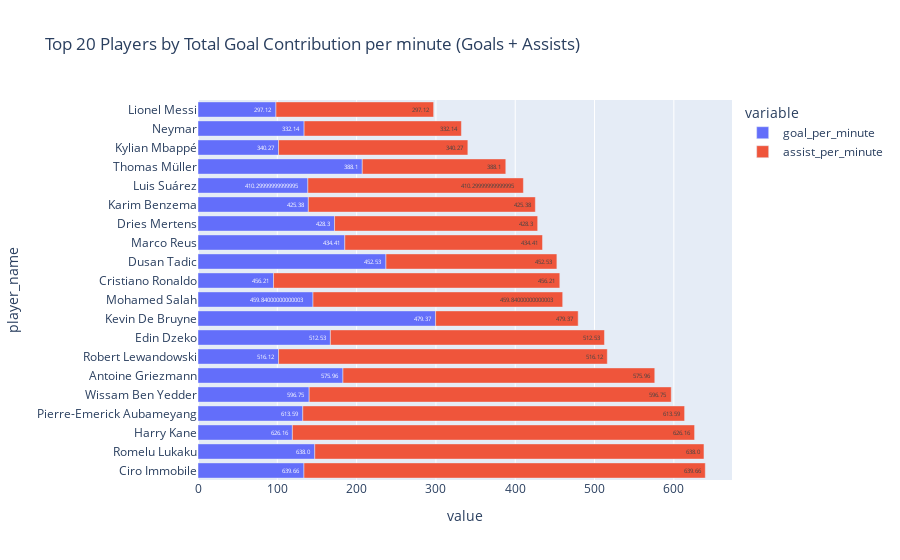

Notebook source saved alongside this figure:
### Markdown cell above
## 2.6 Top 20 Players by Total Goal Contribution per minute (Goals + Assists) <a id='prox'></a>

### Code cell
presencas_novo_goals_assists["total_goals_assists_per_minute"] = presencas_novo_goals_assists["goal_per_minute"] + presencas_novo_goals_assists["assist_per_minute"]
presencas_novo_goals_assists = presencas_novo_goals_assists.sort_values(by="total_goals_assists_per_minute", ascending=False).head(20)
presencas_novo_goals_assists['total_goals_assists_per_minute'] = presencas_novo_goals_assists['total_goals_assists_per_minute'].astype(str)

presencas_novo_goals_assists = presencas_novo_goals_assists.sort_values(by="total_goals_assists_per_minute", ascending=False)
most_20_total_goals_assists_per_minute = px.bar(presencas_novo_goals_assists, x=["goal_per_minute", "assist_per_minute"], y='player_name', orientation='h', title="Top 20 Players by Total Goal Contribution per minute (Goals + Assists)" , text="total_goals_assists_per_minute")
most_20_total_goals_assists_per_minute.show()

### Figure 1 — Plotly figure (JSON) as saved in the notebook; plotly's stock layout.template omitted (floating-point values rounded to 4 significant figures)
{"data": [{"alignmentgroup": "True", "hovertemplate": "variable=goal_per_minute<br>value=%{x}<br>player_name=%{y}<br>total_goals_assists_per_minute=%{text}<extra></extra>", "legendgroup": "goal_per_minute", "marker": {"color": "#636efa", "pattern": {"shape": ""}}, "name": "goal_per_minute", "offsetgroup": "goal_per_minute", "orientation": "h", "showlegend": true, "text": ["639.66", "638.0", "626.16", "613.59", "596.75", "575.96", "516.12", "512.53", "479.37", "459.84000000000003", "456.21", "452.53", "434.41", "428.3", "425.38", "410.29999999999995", "388.1", "340.27", "332.14", "297.12"], "textposition": "auto", "type": "bar", "x": [133.6, 147.2, 119.0, 132.1, 140.2, 182.8, 101.6, 166.9, 299.6, 145.0, 95.25, 237.0, 185.1, 172.2, 139.1, 138.5, 207.1, 101.6, 133.8, 98.29], "xaxis": "x", "y": ["Ciro Immobile", "Romelu Lukaku", "Harry Kane", "Pierre-Emerick Aubameyang", "Wissam Ben Yedder", "Antoine Griezmann", "Robert Lewandowski", "Edin Dzeko", "Kevin De Bruyne", "Mohamed Salah", "Cristiano Ronaldo", "Dusan Tadic", "Marco Reus", "Dries Mertens", "Karim Benzema", "Luis Suárez", "Thomas Müller", "Kylian Mbappé", "Neymar", "Lionel Messi"], "yaxis": "y"}, {"alignmentgroup": "True", "hovertemplate": "variable=assist_per_minute<br>value=%{x}<br>player_name=%{y}<br>total_goals_assists_per_minute=%{text}<extra></extra>", "legendgroup": "assist_per_minute", "marker": {"color": "#EF553B", "pattern": {"shape": ""}}, "name": "assist_per_minute", "offsetgroup": "assist_per_minute", "orientation": "h", "showlegend": true, "text": ["639.66", "638.0", "626.16", "613.59", "596.75", "575.96", "516.12", "512.53", "479.37", "459.84000000000003", "456.21", "452.53", "434.41", "428.3", "425.38", "410.29999999999995", "388.1", "340.27", "332.14", "297.12"], "textposition": "auto", "type": "bar", "x": [506.1, 490.8, 507.1, 481.5, 456.6, 393.2, 414.5, 345.6, 179.8, 314.8, 361.0, 215.6, 249.3, 256.1, 286.3, 271.8, 181.0, 238.7, 198.3, 198.8], "xaxis": "x", "y": ["Ciro Immobile", "Romelu Lukaku", "Harry Kane", "Pierre-Emerick Aubameyang", "Wissam Ben Yedder", "Antoine Griezmann", "Robert Lewandowski", "Edin Dzeko", "Kevin De Bruyne", "Mohamed Salah", "Cristiano Ronaldo", "Dusan Tadic", "Marco Reus", "Dries Mertens", "Karim Benzema", "Luis Suárez", "Thomas Müller", "Kylian Mbappé", "Neymar", "Lionel Messi"], "yaxis": "y"}], "layout": {"barmode": "relative", "legend": {"title": {"text": "variable"}, "tracegroupgap": 0}, "title": {"text": "Top 20 Players by Total Goal Contribution per minute (Goals + Assists)"}, "xaxis": {"anchor": "y", "domain": [0, 1], "title": {"text": "value"}}, "yaxis": {"anchor": "x", "domain": [0, 1], "title": {"text": "player_name"}}}}
